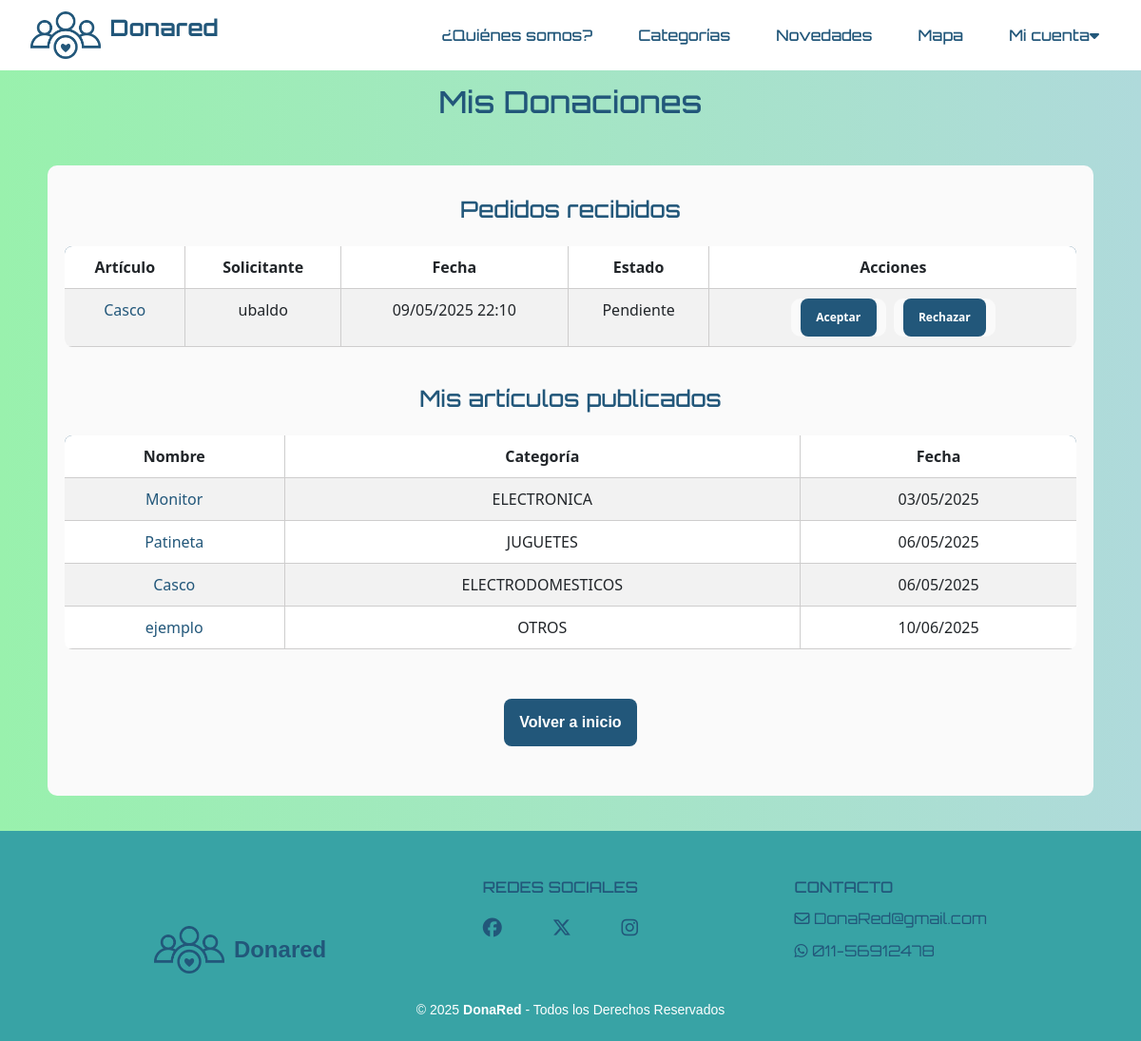
Page /donaciones/ (signed in) on the committed database.
### donaredapp/models.py (models this page shows, shortened)
class Solicitud(models.Model):
    item = models.ForeignKey(Item, on_delete=models.CASCADE, related_name='item_solicitudes')
    donante = models.ForeignKey(User, on_delete=models.CASCADE, related_name='donante_solicitudes')
    beneficiario = models.ForeignKey(User, on_delete=models.CASCADE, related_name='beneficiario_solicitudes')
    fecha_creacion = models.DateTimeField(auto_now_add=True)
    STATUS_CHOICES = [
        ('PENDIENTE', 'Pendiente'),
        ('ACEPTADA', 'Aceptada'),
        ('RECHAZADA', 'Rechazada'),
        ('CONCRETADA', 'Concretada'),
    ]
    estado = models.CharField(max_length=20, choices=STATUS_CHOICES, default='PENDIENTE')
    class Meta:
        unique_together = ['item', 'beneficiario']
        verbose_name = 'Donación'
        verbose_name_plural = 'Donaciones'

class Item(models.Model):
    nombre = models.CharField(max_length=100)
    descripcion = models.TextField(max_length=500)
    categoria = models.ForeignKey(Categoria, on_delete=models.CASCADE)
    fecha_creacion = models.DateTimeField(auto_now_add=True)
    usuario = models.ForeignKey(
        User,
        on_delete=models.CASCADE,
        related_name='items',
        null=True,
    )
    imagen = models.ImageField(upload_to='items/', null=True, blank=True, default='items/sin_imagen.png')
    domicilio = models.CharField(max_length=255, null=True, blank=True)
    activo = models.BooleanField(default=True)
    latitude = models.DecimalField(max_digits=9, decimal_places=6, null=True, blank=True)
    longitude = models.DecimalField(max_digits=9, decimal_places=6, null=True, blank=True)

class Categoria(models.Model):
    nombre = models.CharField(max_length=25)

### donaredapp/views_solicitudes.py (the view)
# urls.py: path('donaciones/', views_solicitudes.donaciones, name='donaciones'),
@login_required
def donaciones(request):
    items = Item.objects.filter(usuario=request.user, activo=True)
    solicitudes = Solicitud.objects.filter(donante=request.user).order_by('-fecha_creacion')
    return render(request, 'donaredapp/donaciones.html', {
        'solicitudes': solicitudes,
        'items': items,
    })

### donaredapp/templates/donaredapp/donaciones.html (shortened to what this page needs)
{% extends 'donaredapp/base.html' %}
{% block content %}
<section>
  <main id="main-solicitudes" class="main-solicitudes">
    <h2>Mis Donaciones</h2>
    <div class="formulario-container">
      <h2>Pedidos recibidos</h2>
      {% if solicitudes %}
      <div class="table-responsive">
        <table class="table table-striped">
          <thead>
            <tr>
              <th>Artículo</th>
              <th>Solicitante</th>
              <th>Fecha</th>
              <th>Estado</th>
              <th>Acciones</th>
            </tr>
          </thead>
          <tbody>
            {% for solicitud in solicitudes %}
              <tr>
                <td><a href="{% url 'donaredapp:tarjeta' item_id=solicitud.item.id %}">{{ solicitud.item.nombre }}</a></td>
                <td>{{ solicitud.beneficiario.username }}</td>
                <td>{{ solicitud.fecha_creacion|date:"d/m/Y H:i" }}</td>
                <td>{{ solicitud.get_estado_display }}</td>
                <td>
                  {% if solicitud.estado == 'PENDIENTE' %}
                  <form method="post" action="{% url 'donaredapp:gestionar_solicitud' solicitud_id=solicitud.id %}">
                    <button type="submit" class="btn btn-primary">Aceptar</button>
                  </form>
                  <form method="post" action="{% url 'donaredapp:gestionar_solicitud' solicitud_id=solicitud.id %}">
                    <button type="submit" class="btn btn-primary">Rechazar</button>
                  </form>
                  {% elif solicitud.estado == 'ACEPTADA' %}
                  <form method="post" action="{% url 'donaredapp:gestionar_solicitud' solicitud_id=solicitud.id %}">
                    {% csrf_token %}
                    <input type="hidden" name="action" value="completar">
                    <button type="submit" class="btn btn-primary">Marcar como completada</button>
                  </form>
                  {% endif %}
                </td>
              </tr>
            {% endfor %}
          </tbody>
        </table>
      {% else %}
        <p>No tienes solicitudes recibidas.</p>
      {% endif %}
      </div>
      <h2>Mis artículos publicados</h2>
      {% if items %}
      <div class="table-responsive">
        <table class="table table-striped">
          <thead>
            <tr>
              <th>Nombre</th>
              <th>Categoría</th>
              <th>Fecha</th>
            </tr>
          </thead>
          <tbody>
            {% for item in items %}
              <tr>
                <td><a href="{% url 'donaredapp:tarjeta' item_id=item.id %}">{{ item.nombre }}</a></td>
                <td>{{ item.categoria.nombre }}</td>
                <td>{{ item.fecha_creacion|date:"d/m/Y" }}</td>
              </tr>
            {% endfor %}
          </tbody>
        </table>
        {% else %}
          <p>No tienes artículos publicados.</p>
        {% endif %}
      </div>
        <p>
          <a href="{% url 'donaredapp:index' %}">
            <button class="btn btn-primary">Volver a inicio</button>
          </a>
        </p>
    </div>
  </main>
</section>
{% endblock %}

### donaredapp/static/donaredapp/style.css (style rules this page uses)
html, body { max-width: 100vw; overflow-x: hidden; }
body { background-color: #ffffff; color: #22577A; margin: 0 ; padding: 0; box-sizing: border-box; }
h1, h2, h3 { font-family: 'Orbitron', sans-serif; }
p { font-family: 'helvetica', sans-serif; }
a { text-decoration: none; color: inherit; }
.btn { padding: 0.8rem 1.5rem; border-radius: 8px; font-weight: 600; transition: all 0.3s ease; text-decoration: none; display: inline-block; }
.btn-primary, .btn-outline-primary { background: #22577A; color: white; }
.formulario-container { width: 100%; display: flex; flex-direction: column; justify-content: center; align-items: center; min-height: 0; margin: 0; }
.formulario-container form { width: 100%; max-width: 420px; background: #fafafa; padding: 28px 20px 24px 20px; border-radius: 10px; align-self: center; display: flex; flex-direction: column; gap: 16px; }
form { display: flex; flex-direction: column; gap: 15px; }
.main-solicitudes { min-height: 100vh; display: flex; flex-direction: column; justify-content: center; align-items: center; background: linear-gradient(90deg, #99F1AD 0%, #AFDADB 100%); padding: 0; }
.main-solicitudes .formulario-container { width: 100%; max-width: 1100px; background: #fafafa; border-radius: 10px; padding: 32px 18px 24px 18px; margin: 40px auto 24px auto; display: flex; flex-direction: column; align-items: center; }
.formulario-container h2 { font-size: 1.5rem; text-align: center; color: #22577A; margin-bottom: 24px; font-family: 'Orbitron', sans-serif; }
.table-responsive { width: 100%; overflow-x: auto; margin-bottom: 24px; }
.table { width: 100%; border-collapse: collapse; background: #fff; border-radius: 8px; overflow: hidden; font-size: 1rem; }
.table thead { background: #22577A; color: #fff; }
.table th, .table td { padding: 10px 6px; text-align: center; border-bottom: 1px solid #cecdcd; border-right: 1px solid #cecdcd; }
.table th:last-child, .table td:last-child { border-right: none; }
.table-striped tbody tr:nth-child(even) { background: #f3f3f3; }
.table a { color: #22577A; font-weight: 500; transition: color 0.2s; }
.table td form { display: inline-block; margin: 0 2px; vertical-align: middle; }
.table td form button { min-width: 80px; font-size: 0.95rem; width: auto; }
.btn-primary { background-color: #22577A; color: #fff; border: none; padding: 10px 28px; border-radius: 4px; font-size: 1rem; font-weight: bold; margin-top: 12px; transition: background 0.2s, color 0.2s; }
.table-striped td form { width: auto; padding: 0px 10px 0px 10px; }
.table-striped td form .btn-primary { display: flex; justify-content: center; align-items: center; gap: 10px; }
.table-striped td form .btn-primary { margin: 0; width: fit-content; height: 40px; font-size: 12px; }
.btn { padding: 0.8rem 1rem; border-radius: 8px; font-weight: 600; transition: all 0.3s ease; text-decoration: none; display: inline-block; cursor: pointer; border: none; margin: 12px 0; }
.btn-primary { background-color: #22577A; color: white; }
.formulario-container { width: 100%; max-width: 500px; background: #fafafa; border-radius: 10px; padding: 32px 18px 24px 18px; margin: 40px auto 24px auto; display: flex; flex-direction: column; align-items: center; }
.formulario-container form { width: 100%; max-width: 500px; background: #fafafa; padding: 28px 20px 24px 20px; border-radius: 10px; align-self: center; display: flex; flex-direction: column; gap: 16px; font-size: 14px; }

### rows in the picture
Solicitud: item.nombre "Casco", beneficiario.username "ubaldo", fecha_creacion "09/05/2025 22:10", estado "Pendiente", shows "Aceptar"
Item: nombre "Monitor", categoria.nombre "ELECTRONICA", fecha_creacion "03/05/2025"
Item: nombre "Patineta", categoria.nombre "JUGUETES", fecha_creacion "06/05/2025"
Item: nombre "Casco", categoria.nombre "ELECTRODOMESTICOS", fecha_creacion "06/05/2025"
Item: nombre "ejemplo", categoria.nombre "OTROS", fecha_creacion "10/06/2025"
